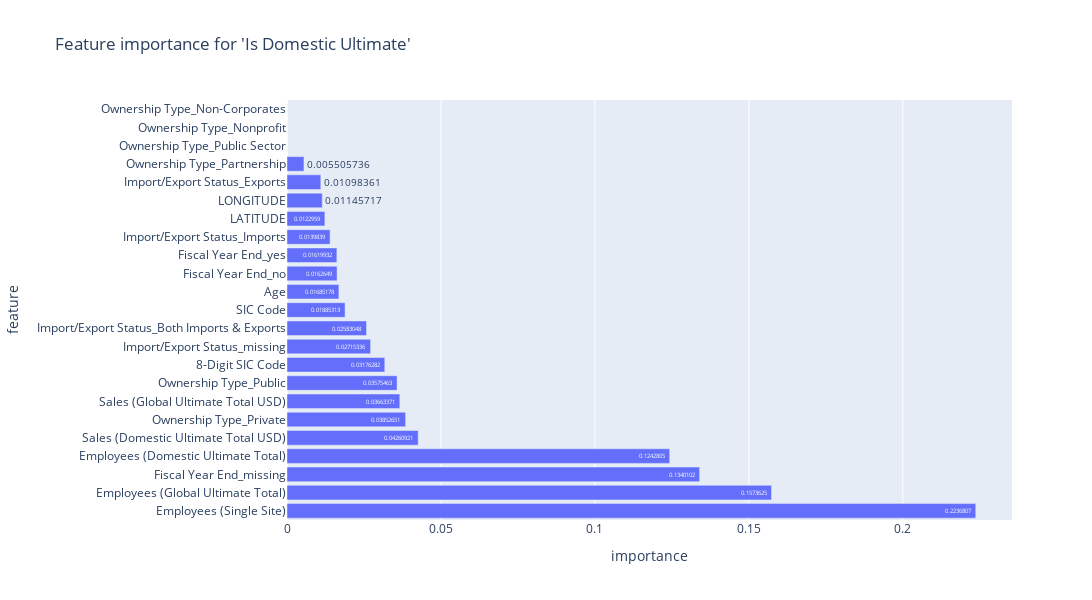

Here is the notebook cell this chart was saved with:
### Markdown cell above
## Domestic Ultimate

### Code cell
# Fit model
clf_dom = XGBClassifier(random_state=42)
clf_dom.fit(X_dom_train, y_dom_train)

# Get feature importance
feature_importance = clf_dom.feature_importances_

# Plot feature importance
feature_importance_df = pd.DataFrame(
    {
        'feature': clf_dom.feature_names_in_,
        'importance': clf_dom.feature_importances_
    }
)
feature_importance_df.sort_values('importance', ascending=False, inplace=True)
px.bar(feature_importance_df,
       x='importance',
       y='feature',
       title="Feature importance for 'Is Domestic Ultimate'",
       text_auto=True,
       height=600,
       width=2000)

### Figure 1 — Plotly figure (JSON) as saved in the notebook; plotly's stock layout.template omitted (floating-point values rounded to 4 significant figures)
{"data": [{"hovertemplate": "importance=%{x}<br>feature=%{y}<extra></extra>", "legendgroup": "", "marker": {"color": "#636efa", "pattern": {"shape": ""}}, "name": "", "orientation": "h", "showlegend": false, "textposition": "auto", "texttemplate": "%{x}", "type": "bar", "x": [0.2237, 0.1574, 0.134, 0.1243, 0.04261, 0.03853, 0.03663, 0.03575, 0.03176, 0.02715, 0.02583, 0.01885, 0.01685, 0.01626, 0.0162, 0.01398, 0.0123, 0.01146, 0.01098, 0.005506, 0.0, 0.0, 0.0], "xaxis": "x", "y": ["Employees (Single Site)", "Employees (Global Ultimate Total)", "Fiscal Year End_missing", "Employees (Domestic Ultimate Total)", "Sales (Domestic Ultimate Total USD)", "Ownership Type_Private", "Sales (Global Ultimate Total USD)", "Ownership Type_Public", "8-Digit SIC Code", "Import/Export Status_missing", "Import/Export Status_Both Imports & Exports", "SIC Code", "Age", "Fiscal Year End_no", "Fiscal Year End_yes", "Import/Export Status_Imports", "LATITUDE", "LONGITUDE", "Import/Export Status_Exports", "Ownership Type_Partnership", "Ownership Type_Public Sector", "Ownership Type_Nonprofit", "Ownership Type_Non-Corporates"], "yaxis": "y"}], "layout": {"barmode": "relative", "height": 600, "legend": {"tracegroupgap": 0}, "title": {"text": "Feature importance for 'Is Domestic Ultimate'"}, "width": 2000, "xaxis": {"anchor": "y", "domain": [0, 1], "title": {"text": "importance"}}, "yaxis": {"anchor": "x", "domain": [0, 1], "title": {"text": "feature"}}}}
